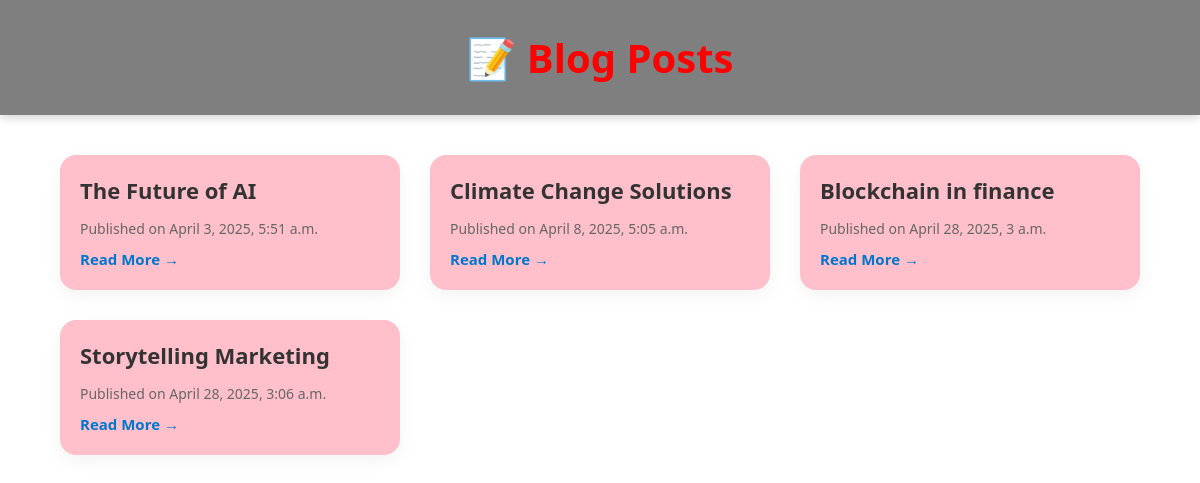
Screenshot of /blog/ with the database file from the repository.
### blog/models.py (models this page shows, shortened)
class Post(models.Model):
    title = models.CharField(max_length=100)
    content = models.TextField()
    image = models.ImageField(upload_to='post_images/', blank=True, null=True)
    image2 = models.ImageField(upload_to='post_images/', blank=True, null=True)
    published_date = models.DateTimeField(auto_now_add=True)

### blog/views.py (the view)
# urls.py: path('', views.index, name='index'),
def index(request):
    posts = Post.objects.all()
    return render(request, 'blog/index.html', {'posts': posts})

### blog/templates/blog/index.html (shortened to what this page needs)
<!DOCTYPE html>
<html lang="en">
<head>
</head>
<body>
    <header>
        <h1>📝 Blog Posts</h1>
    </header>
    <div class="container">
        {% for post in posts %}
            <article class="card">
                <div class="card-content">
                    <h2>{{ post.title }}</h2>
                    <p>Published on <time datetime="{{ post.published_date }}">{{ post.published_date }}</time></p>
                    <a href="{% url 'view_post' post.id %}">Read More →</a>
                </div>
            </article>
        {% empty %}
            <p>No blog posts found.</p>
        {% endfor %}
    </div>
</body>
</html>

### blog/templates/blog/index.html (style rules this page uses)
body { background-image: url('https://previews.123rf.com/images/peshkov/peshkov1910/peshkov191000715/133391093-modern-blogging-sketch-on-white-wall-background-blog-and-media-concept-3d-rendering.jpg'); font-family: 'Segoe UI', Tahoma, Geneva, Verdana, sans-serif; margin: 0; padding: 0; color: #333; }
header { background-color: rgba(0, 0, 0, 0.5); backdrop-filter: blur(10px); padding: 30px 10px; text-align: center; box-shadow: 0 2px 10px rgba(0,0,0,0.2); }
header h1 { margin: 0; font-size: 40px; color:red; }
.container { width: 90%; max-width: 1100px; margin: 40px auto; display: grid; grid-template-columns: repeat(auto-fit, minmax(280px, 1fr)); gap: 30px; }
.card { background:pink; border-radius: 16px; box-shadow: 0 6px 18px rgba(0,0,0,0.05); overflow: hidden; transition: transform 0.3s ease, box-shadow 0.3s ease; }
.card-content { padding: 20px; }
.card-content h2 { font-size: 22px; margin: 0 0 10px; }
.card-content p { font-size: 14px; color: #666; margin-bottom: 10px; }
.card-content a { text-decoration: none; color: #0077cc; font-weight: bold; font-size: 15px; }

### rows the page displays
Post: title "The Future of AI", published_date "April 3, 2025, 5:51 a.m."
Post: title "Climate Change Solutions", published_date "April 8, 2025, 5:05 a.m."
Post: title "Blockchain in finance", published_date "April 28, 2025, 3 a.m."
Post: title "Storytelling Marketing", published_date "April 28, 2025, 3:06 a.m."
